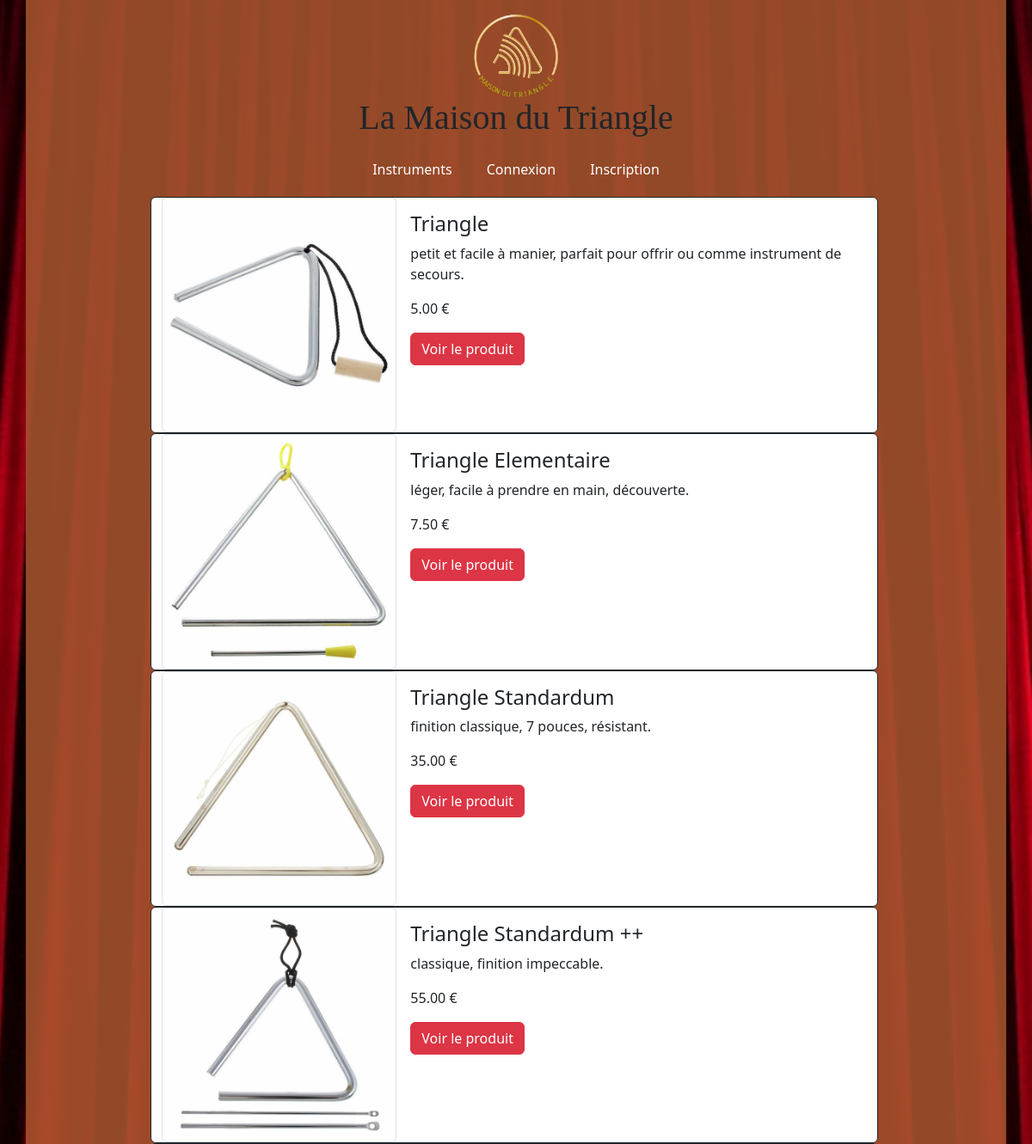
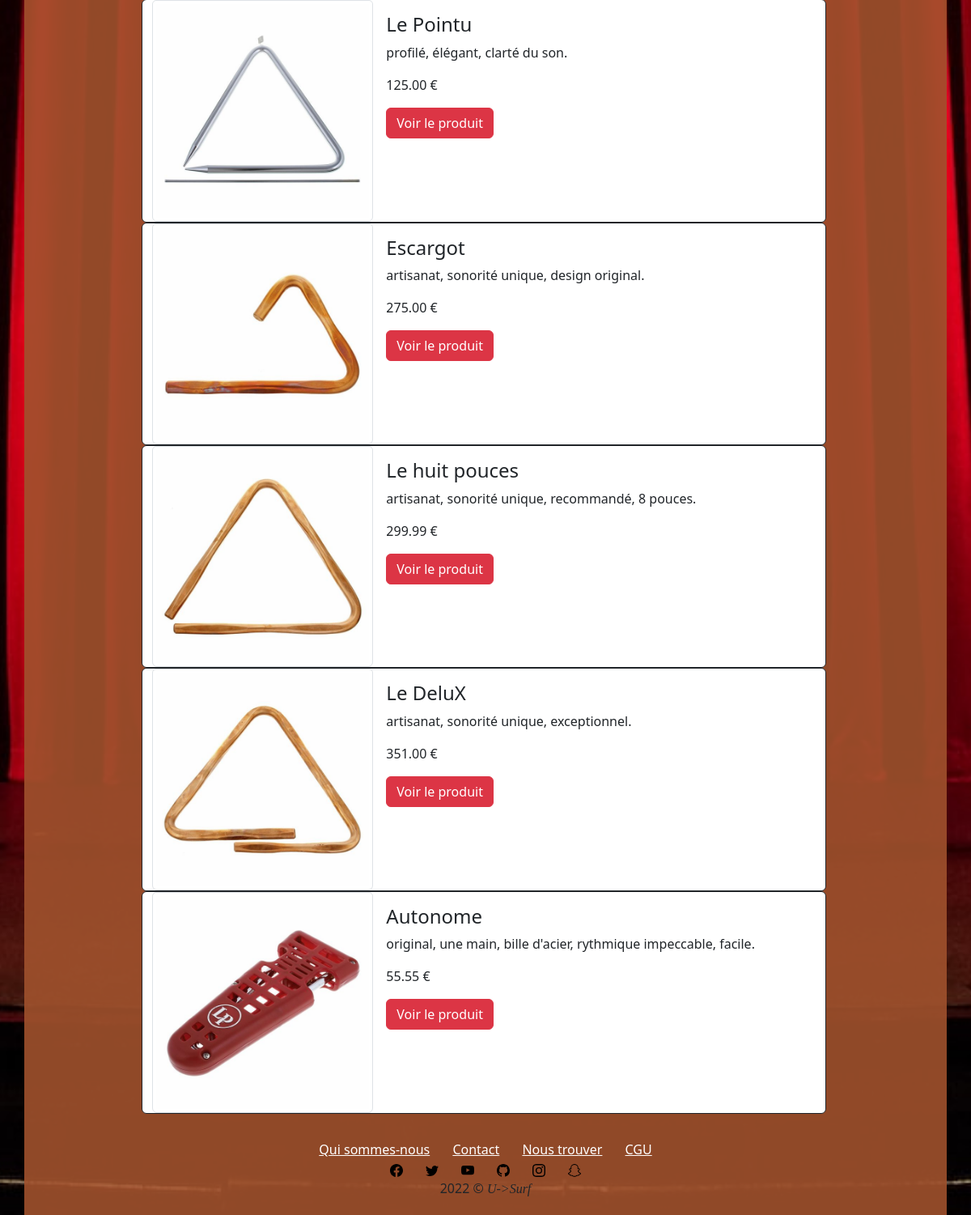
The app's page /instruments.php with its own data (2 pictures, top to bottom).
### tables this page shows
CREATE TABLE `produits` (
  `id_produit` smallint(6) NOT NULL,
  `nom_produit` varchar(25) NOT NULL,
  `reference_fournisseur` varchar(50) NOT NULL,
  `fournisseur` varchar(25) NOT NULL,
  `photo_produit_1` varchar(255) DEFAULT NULL,
  `photo_produit_2` varchar(255) DEFAULT NULL,
  `photo_produit_3` varchar(255) DEFAULT NULL,
  `description_produit` text NOT NULL,
  `materiau` varchar(50) NOT NULL,
  `prix_produit` decimal(10,2) NOT NULL,
  `type_produit` enum('triangle','accessoire') NOT NULL,
  `stock` smallint(4) NOT NULL
);

### inc/init.inc.php (called while the page is built, shortened)
<?php
$contenu = "";
?>

### instruments.php (the view, shortened to what this page needs)
<?php
require_once("inc/init.inc.php");
$requete_instruments = $pdo->query('SELECT * FROM produits where type_produit = "triangle"');
while ($instrument = $requete_instruments->fetch(PDO::FETCH_ASSOC)) {
    $contenu .= '<div class="card border-dark w-75 container-fluid text-start">';
    $contenu .= '<div class="row g-0">';
    $contenu .= '<div class="col-sm-4">';
    $contenu .= '<img class="card-img-top img-thumbnail h-auto" src="./img/triangles/' . $instrument['photo_produit_1'] . '" alt="' . $instrument['nom_produit'] . '">';
    $contenu .= '</div>';
    $contenu .= '<div class="col-sm-8">';
    $contenu .= '<div class="card-body">';
    $contenu .= '<h4 class="card-title">' . $instrument['nom_produit'] . '</h4>';
    $contenu .= '<p class="card-text">' . $instrument['description_produit'] . '</p>';
    $contenu .= '<p class="card-text">' . $instrument['prix_produit'] . ' €</p>';
    $contenu .= '<a href="fiche.php?id=' . $instrument['id_produit'] . '" class="justify-contenu-center btn btn-danger" target="_blank">Voir le produit</a>';
    $contenu .= '</div>';
    $contenu .= '</div>';
    $contenu .= '</div>';
    $contenu .= '</div>';
}
require_once("inc/header.inc.php");
?>
<div class="row container-fluid g-1">
    <?php
    echo $contenu;
    ?>
</div>
<?php
require_once("inc/footer.inc.php");
?>

### records on screen
produits: photo_produit_1 (picture), nom_produit "Triangle", description_produit "petit et facile à manier, parfait pour offrir ou comme instrument de secours.", prix_produit "5.00"
produits: photo_produit_1 (picture), nom_produit "Triangle Elementaire", description_produit "léger, facile à prendre en main, découverte.", prix_produit "7.50"
produits: photo_produit_1 (picture), nom_produit "Triangle Standardum", description_produit "finition classique, 7 pouces, résistant.", prix_produit "35.00"
produits: photo_produit_1 (picture), nom_produit "Triangle Standardum ++", description_produit "classique, finition impeccable.", prix_produit "55.00"
produits: photo_produit_1 (picture), nom_produit "Le Pointu", description_produit "profilé, élégant, clarté du son.", prix_produit "125.00"
produits: photo_produit_1 (picture), nom_produit "Escargot", description_produit "artisanat, sonorité unique, design original.", prix_produit "275.00"
produits: photo_produit_1 (picture), nom_produit "Le huit pouces", description_produit "artisanat, sonorité unique, recommandé, 8 pouces.", prix_produit "299.99"
produits: photo_produit_1 (picture), nom_produit "Le DeluX", description_produit "artisanat, sonorité unique, exceptionnel.", prix_produit "351.00"
produits: photo_produit_1 (picture), nom_produit "Autonome", description_produit "original, une main, bille d'acier, rythmique impeccable, facile.", prix_produit "55.55"

### other values on screen
$title "Instruments"
